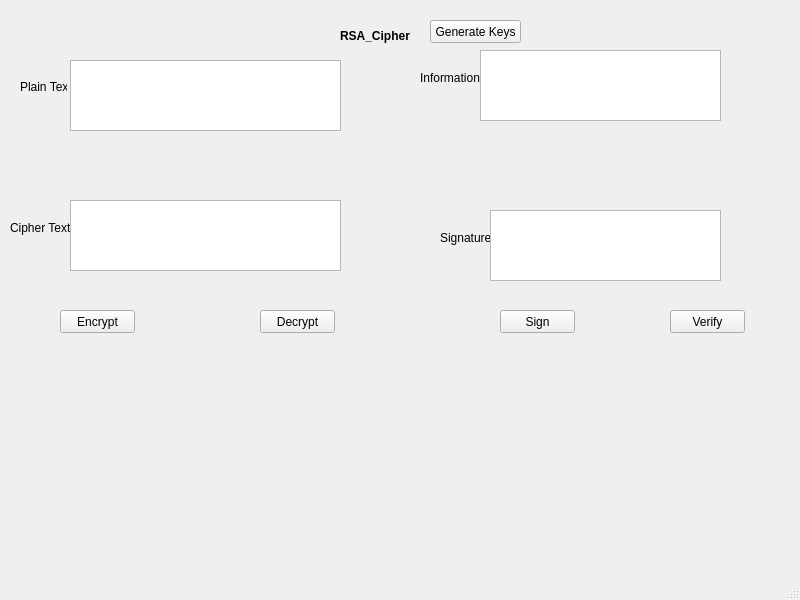
<?xml version="1.0" encoding="UTF-8"?>
<ui version="4.0">
 <class>MainWindow</class>
 <widget class="QMainWindow" name="MainWindow">
  <property name="geometry">
   <rect>
    <x>0</x>
    <y>0</y>
    <width>800</width>
    <height>600</height>
   </rect>
  </property>
  <property name="windowTitle">
   <string>MainWindow</string>
  </property>
  <widget class="QWidget" name="centralwidget">
   <widget class="QLabel" name="label">
    <property name="geometry">
     <rect>
      <x>340</x>
      <y>10</y>
      <width>91</width>
      <height>51</height>
     </rect>
    </property>
    <property name="font">
     <font>
      <weight>75</weight>
      <bold>true</bold>
     </font>
    </property>
    <property name="text">
     <string>RSA_Cipher</string>
    </property>
   </widget>
   <widget class="QPushButton" name="btn_gen_keys">
    <property name="geometry">
     <rect>
      <x>430</x>
      <y>20</y>
      <width>91</width>
      <height>23</height>
     </rect>
    </property>
    <property name="text">
     <string>Generate Keys</string>
    </property>
   </widget>
   <widget class="QLabel" name="label_2">
    <property name="geometry">
     <rect>
      <x>20</x>
      <y>80</y>
      <width>47</width>
      <height>13</height>
     </rect>
    </property>
    <property name="text">
     <string>Plain Text</string>
    </property>
   </widget>
   <widget class="QLabel" name="label_3">
    <property name="geometry">
     <rect>
      <x>10</x>
      <y>220</y>
      <width>71</width>
      <height>16</height>
     </rect>
    </property>
    <property name="text">
     <string>Cipher Text</string>
    </property>
   </widget>
   <widget class="QLabel" name="label_4">
    <property name="geometry">
     <rect>
      <x>420</x>
      <y>70</y>
      <width>71</width>
      <height>16</height>
     </rect>
    </property>
    <property name="text">
     <string>Information</string>
    </property>
   </widget>
   <widget class="QLabel" name="label_5">
    <property name="geometry">
     <rect>
      <x>440</x>
      <y>230</y>
      <width>61</width>
      <height>16</height>
     </rect>
    </property>
    <property name="text">
     <string>Signature</string>
    </property>
   </widget>
   <widget class="QTextEdit" name="txtPlain">
    <property name="geometry">
     <rect>
      <x>70</x>
      <y>60</y>
      <width>271</width>
      <height>71</height>
     </rect>
    </property>
   </widget>
   <widget class="QTextEdit" name="txtCipher">
    <property name="geometry">
     <rect>
      <x>70</x>
      <y>200</y>
      <width>271</width>
      <height>71</height>
     </rect>
    </property>
   </widget>
   <widget class="QTextEdit" name="txtInfo">
    <property name="geometry">
     <rect>
      <x>480</x>
      <y>50</y>
      <width>241</width>
      <height>71</height>
     </rect>
    </property>
   </widget>
   <widget class="QTextEdit" name="txtSign">
    <property name="geometry">
     <rect>
      <x>490</x>
      <y>210</y>
      <width>231</width>
      <height>71</height>
     </rect>
    </property>
   </widget>
   <widget class="QPushButton" name="btn_encrypt">
    <property name="geometry">
     <rect>
      <x>60</x>
      <y>310</y>
      <width>75</width>
      <height>23</height>
     </rect>
    </property>
    <property name="text">
     <string>Encrypt</string>
    </property>
   </widget>
   <widget class="QPushButton" name="btn_decrypt">
    <property name="geometry">
     <rect>
      <x>260</x>
      <y>310</y>
      <width>75</width>
      <height>23</height>
     </rect>
    </property>
    <property name="text">
     <string>Decrypt</string>
    </property>
   </widget>
   <widget class="QPushButton" name="btn_sign">
    <property name="geometry">
     <rect>
      <x>500</x>
      <y>310</y>
      <width>75</width>
      <height>23</height>
     </rect>
    </property>
    <property name="text">
     <string>Sign</string>
    </property>
   </widget>
   <widget class="QPushButton" name="btn_verify">
    <property name="geometry">
     <rect>
      <x>670</x>
      <y>310</y>
      <width>75</width>
      <height>23</height>
     </rect>
    </property>
    <property name="text">
     <string>Verify</string>
    </property>
   </widget>
  </widget>
  <widget class="QMenuBar" name="menubar">
   <property name="geometry">
    <rect>
     <x>0</x>
     <y>0</y>
     <width>800</width>
     <height>21</height>
    </rect>
   </property>
  </widget>
  <widget class="QStatusBar" name="statusbar"/>
 </widget>
 <resources/>
 <connections/>
</ui>
